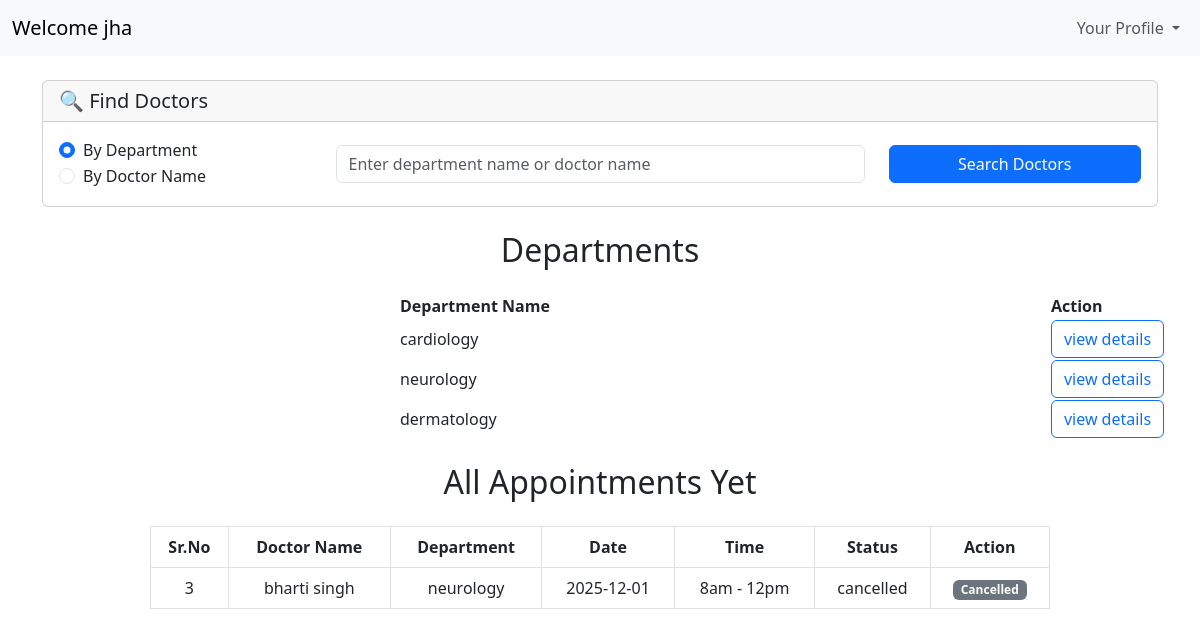
The app's page /dashboard/patient (signed in) with its own data.
### models/models.py (models this page shows)
class User(db.Model):
    id=db.Column(db.Integer(),primary_key=True)
    fullname = db.Column(db.String(50),nullable = False)
    username = db.Column(db.String(50),unique = True,nullable = False)
    password = db.Column(db.String(),nullable= False)
    role = db.Column(db.String(10),nullable=False)
    status=db.Column(db.Integer(),nullable=False,default=0)
    created_at=db.Column(db.DateTime(),default=datetime.datetime.utcnow)
    updated_at=db.Column(db.DateTime(),default=datetime.datetime.utcnow,onupdate=datetime.datetime.utcnow)

class Department(db.Model):
    id=db.Column(db.Integer(),primary_key=True)
    name=db.Column(db.String(50),nullable = False)
    descreption=db.Column(db.String(200),nullable=True)

class Doctor(db.Model):
    id=db.Column(db.Integer(),primary_key=True)
    fullname = db.Column(db.String(50),nullable = False)
    username = db.Column(db.String(50),unique = True,nullable = False)
    password = db.Column(db.String(),nullable= False)
    address = db.Column(db.String(200),nullable = False)
    phone = db.Column(db.String(15),nullable = False)
    email = db.Column(db.String(50),nullable = False)
    experience = db.Column(db.String(100),nullable = False)
    specialization = db.Column(db.String(50),nullable = False)
    created_at=db.Column(db.DateTime(),default=datetime.datetime.utcnow)
    updated_at=db.Column(db.DateTime(),default=datetime.datetime.utcnow,onupdate=datetime.datetime.utcnow)

class Appointments(db.Model):
    id = db.Column(db.Integer, primary_key=True)
    patient = db.Column(db.String(50), nullable=False)
    doctor = db.Column(db.String(50), nullable=False)
    date = db.Column(db.String(10), nullable=False)
    timeslot = db.Column(db.String(20), nullable=False)
    status = db.Column(db.String(15), nullable=False)

### controllers/patientDashboard.py (the view)
@thepatientDashboard.route("/dashboard/patient", methods=['GET','POST'])
def patientDashboard():
    if('user' in session and session['role']=="patient"):
        user=session['user']
        theUser= User.query.filter_by(username=user).first()
        departments= Department.query.all()
        myappointmnets= Appointments.query.filter_by(patient=user).all()
        print("My Appointments:", myappointmnets)
        sendabledata = []
        details = {}
        for x in myappointmnets:
            getdoctorsderails=Doctor.query.filter_by(username=x.doctor).first()
            details={
                "id": x.id,
                "fullname": getdoctorsderails.fullname,
                "specialization": getdoctorsderails.specialization,
                "date": x.date,
                "timeslot": x.timeslot,
                "status": x.status
            }
            sendabledata.append(details)
        print("Sendable Data:", sendabledata)
        sendabledata.reverse()
        return render_template("patientDashboard.html",theUser=theUser,user=user, departments=departments, sendabledata=sendabledata)
    else:
        return redirect("/login")

### templates/patientDashboard.html (shortened to what this page needs)
<!DOCTYPE html>
<html lang="en">
<head>
     <link href="https://cdn.jsdelivr.net/npm/bootstrap@5.3.0-alpha1/dist/css/bootstrap.min.css" rel="stylesheet">
</head>
<body>
<nav class="navbar navbar-expand-lg bg-body-tertiary">
  <div class="container-fluid">
    <a class="navbar-brand" href="#">Welcome {{theUser.fullname}}</a>
    <div class="collapse navbar-collapse justify-content-end" id="navbarSupportedContent">
        <ul class="navbar-nav">
          <li class="nav-item dropdown">
            <a class="nav-link dropdown-toggle" href="#" role="button" data-bs-toggle="dropdown" aria-expanded="false">
              Your Profile
            </a>
          </li>
        </ul>
    </div>
  </div>
</nav>
<div class="container mt-4">
  <div class="card">
    <div class="card-header">
      <h5 class="mb-0">🔍 Find Doctors</h5>
    </div>
    <div class="card-body">
      <form method="POST" action="/dashboard/patient/search">
        <div class="row align-items-center">
          <div class="col-md-3">
            <div class="form-check">
              <input class="form-check-input" type="radio" name="search_type" id="search_department" value="department" checked>
              <label class="form-check-label" for="search_department">
                By Department
              </label>
            </div>
            <div class="form-check">
              <input class="form-check-input" type="radio" name="search_type" id="search_doctor" value="doctor">
              <label class="form-check-label" for="search_doctor">
                By Doctor Name
              </label>
            </div>
          </div>
          <div class="col-md-6">
            <input class="form-control" type="text" name="search_query" placeholder="Enter department name or doctor name" required>
          </div>
          <div class="col-md-3">
            <button class="btn btn-primary w-100" type="submit">Search Doctors</button>
          </div>
        </div>
      </form>
    </div>
  </div>
</div>
<h2 class="text-center my-4">Departments</h2>
<table>
    <thead>
        <tr>
            <th style="padding-right: 500px;padding-left: 400px;">Department Name</th>
            <th>Action</th>
        </tr>
    </thead>
    <tbody>
        {% for x in departments %}
        <tr>
            <td style="padding-right: 500px;padding-left: 400px;">{{ x.name }}</td>
            <td>
            <a class="btn btn-outline-primary" href="/dashboard/patient/dep-details/{{x.name}}">view details </a>
            </td>
        </tr>
        {% endfor %}
    </tbody>
</table>
<h2 class="text-center my-4">All Appointments Yet</h2>
<div style="max-width: 900px; margin: auto;">
  <table class="table table-bordered table-hover text-center align-middle">
    <thead>
      <tr >
        <th>Sr.No</th>
        <th>Doctor Name</th>
        <th>Department</th>
        <th>Date</th>
        <th>Time</th>
        <th>Status</th>
        <th>Action</th>
      </tr>
    </thead>
    <tbody>
      {% for z in sendabledata %}
      <tr>
        <td>{{z.id}}</td>
        <td>{{z.fullname}}</td>
        <td>{{z.specialization}}</td>
        <td>{{z.date}}</td>
        <td>{{z.timeslot}}</td>
        <td>{{z.status}}</td>
        {% if z.status == "booked" %}
        <td><button class="btn btn-outline-danger" onclick="cancelAppointment(`{{z.id}}`)">Cancel</button></td>
        {%elif z.status == "completed" %}
        <td><span class="badge bg-success">Completed</span></td>
        {%elif z.status == "cancelled" %}
        <td><span class="badge bg-secondary">Cancelled</span></td>
        {%else%}
        <td><span class="badge bg-warning">{{z.status}}</span></td>
        {%endif%}
        </tr>
        {%endfor%}
    </tbody>
  </table>
</div>
</body>
</html>

### records on screen
User: fullname "jha"
Department: name "cardiology"
Department: name "neurology"
Department: name "dermatology"
Doctor: fullname "bharti singh", specialization "neurology"
Appointments: date "2025-12-01", timeslot "8am - 12pm", status "cancelled"

### other values on screen
{{ z.id }} "3"
